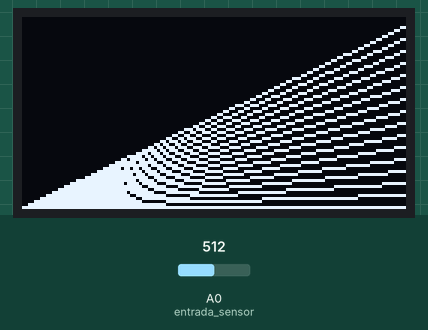
This sketch was run on a simulated Arduino Uno, built with avr-gcc and run on an emulated ATmega328P. Parts: 128×64 one-colour display. The inputs (shaded band) are chosen by the test bench; at power-on: A0 (entrada_sensor) = 512. What the sketch prints to the serial monitor is not drawn.

Above: at 0.6 s.
At 2.6 s:
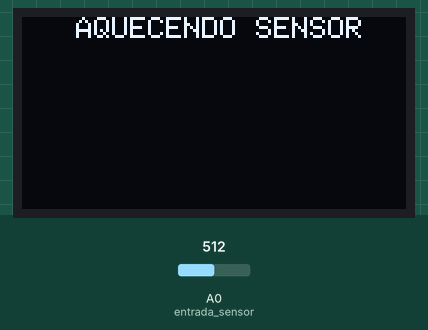
At 6.6 s:
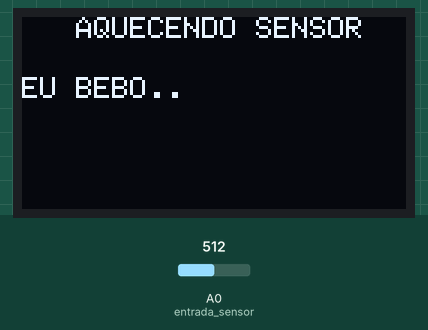
At 12.3 s:
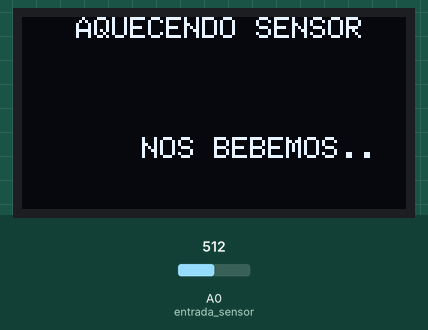
At 18.4 s:
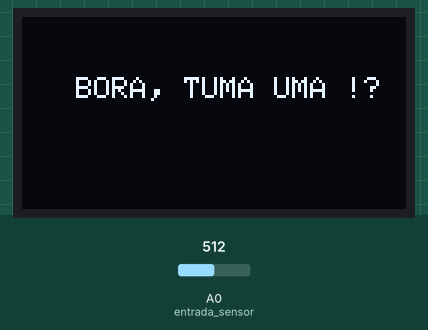
At 23.5 s:
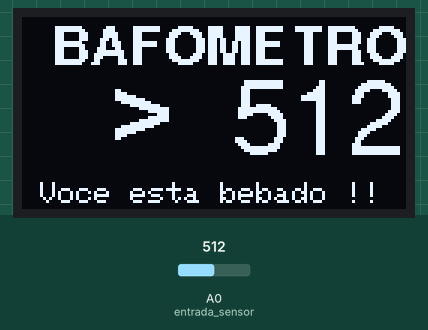

The sketch:

BAFOMETRO_OLED.ino
```cpp
#include <SPI.h>
#include <Wire.h>
#include <Adafruit_GFX.h>
#include <Adafruit_SSD1306.h>
#include <Fonts/FreeSans18pt7b.h>
#include <Fonts/FreeSansBold9pt7b.h>
#include <Fonts/FreeSans9pt7b.h>
#include <Fonts/FreeSerif9pt7b.h>
#include <Fonts/FreeSansBold18pt7b.h>


// Definicao de pinos interface SPI
#define OLED_MOSI   9
#define OLED_CLK   10
#define OLED_DC    11
#define OLED_CS    12
#define OLED_RESET 13
Adafruit_SSD1306 display(OLED_MOSI, OLED_CLK, OLED_DC, OLED_RESET, OLED_CS);

#define entrada_sensor A0
int sensor_temp;
int i =0;
float temp;

#define SSD1306_LCDHEIGHT 64
#if (SSD1306_LCDHEIGHT != 64)
#error("Height incorrect, please fix Adafruit_SSD1306.h!");
#endif


void setup()
{

  display.clearDisplay();
  Serial.begin(9600);
   pinMode(entrada_sensor, INPUT);
  // Inicializa o display
  display.begin(SSD1306_SWITCHCAPVCC);
  display.clearDisplay();
  display.setTextColor(WHITE);


  for(i=display.height()-1; i>=0; i-=4) {
    display.drawLine(0, display.height()-1, display.width()-1, i, WHITE);
    display.display();
    delay(1);
  }
  delay(2000);

  display.clearDisplay();

  //*********************************
  display.setCursor(0,0);
  display.println("   AQUECENDO SENSOR");
  display.display();
  delay(4000);
  display.clearDisplay();

  display.setCursor(0,0);
  display.println("   AQUECENDO SENSOR");
  display.display();

  display.setCursor(0,20);
  display.println("EU BEBO..");
  display.display();
  delay(1000);
  display.clearDisplay();
  delay(500);

  display.setCursor(0,0);
  display.println("   AQUECENDO SENSOR");
  display.display();
  display.setCursor(0,30);
  display.println("   TU BEBES..");
  display.display();
  delay(1500);
  display.clearDisplay();
  delay(500);

  display.setCursor(0,0);
  display.println("   AQUECENDO SENSOR");
  display.display();
  display.setCursor(0,40);
  display.println("    ELE BEBE..");
  display.display();
  delay(1500);
  display.clearDisplay();
  delay(500);

   display.setCursor(0,0);
  display.println("   AQUECENDO SENSOR");
  display.display();
  display.setCursor(40,40);
  display.println("NOS BEBEMOS..");
  display.display();
  delay(1500);
  display.clearDisplay();
  delay(500);

  display.setCursor(0,0);
  display.println("   AQUECENDO SENSOR");
  display.display();
  display.setCursor(20,20);
  display.println("      VOS BEBEIS..");
  display.display();
  delay(1500);
  display.clearDisplay();
  delay(500);

  display.setCursor(0,0);
  display.println("   AQUECENDO SENSOR");
  display.display();
  display.setCursor(0,40);
  display.println("   ELES BEBEM..");
  display.display();
  delay(1500);
  display.clearDisplay();
  delay(500);
  display.setCursor(0,20);
  display.println("   BORA, TUMA UMA !?");
  display.display();
  delay(4000);
  display.clearDisplay();

//*********************************


  delay(1000);
  display.clearDisplay();
}

void loop()
{
  int tempM[500]; // medição média
  int j=0 ;
  for(j =0; j<500; j++){
  sensor_temp = analogRead(entrada_sensor);
   tempM [j] = sensor_temp;
   temp=temp+tempM[j];
  }

 int temp_result = temp / 500;


  display.clearDisplay();
  display.setFont(&FreeSansBold9pt7b);
  display.setTextSize(1);
  display.setCursor(0,15);
  display.println("  BAFOMETRO");
  display.setFont(&FreeSansBold18pt7b);
  display.setTextSize(1);
  display.setCursor(30,40);
  display.print(">");
  display.setFont(&FreeSans18pt7b);
  display.setCursor(70,45);
  display.print(temp_result);


  Serial.println(temp_result);
  Serial.println();

  temp = 0;


 if (temp_result >= 0 and temp_result <= 140)
  {
  display.setFont();
  display.setCursor(0,55);
  display.setTextSize(1);
  //display.print("                    ");
  display.print(" Voce nao bebeu...");
 // display.display();
  }
  else if (temp_result >= 141 and temp_result <= 200)
  {
    display.setFont();
  display.setCursor(0,55);
  display.setTextSize(1);
  //display.print("                    ");
  display.print(" Bebeu 1 cerveja ?");
  //display.display();
  }
  else if (temp_result >= 201 and temp_result <= 400)
  {
    display.setFont();
  display.setCursor(0,55);
  display.setTextSize(1);
  //display.print("                    ");
  display.print(" Bebeu 2 cervejas ?");
 // display.display();
  }
  else if (temp_result >= 401 and temp_result <= 500)
  {
    display.setFont();
  display.setCursor(0,55);
  display.setTextSize(1);
  //display.print("                    ");
  display.print(" Voce cheira a 51 !");
  //display.display();
  }
  else if (temp_result >= 501)
  {
    display.setFont();
  display.setCursor(0,55);
  display.setTextSize(1);
  //display.print("                    ");
  display.print(" Voce esta bebado !!");
  //display.display();
  }

//delay(80);
display.display();


}
```

Measured:
- what the display in image 0 shows lasts 2.0 s, from 0.5 s to 2.5 s
- what the display in image 1 shows lasts 4.1 s, from 2.5 s to 6.6 s
- what the display in image 2 shows lasts 1.5 s, from 6.6 s to 8.1 s
- what the display in image 4 shows lasts 5.1 s, from 18.4 s to 23.5 s
